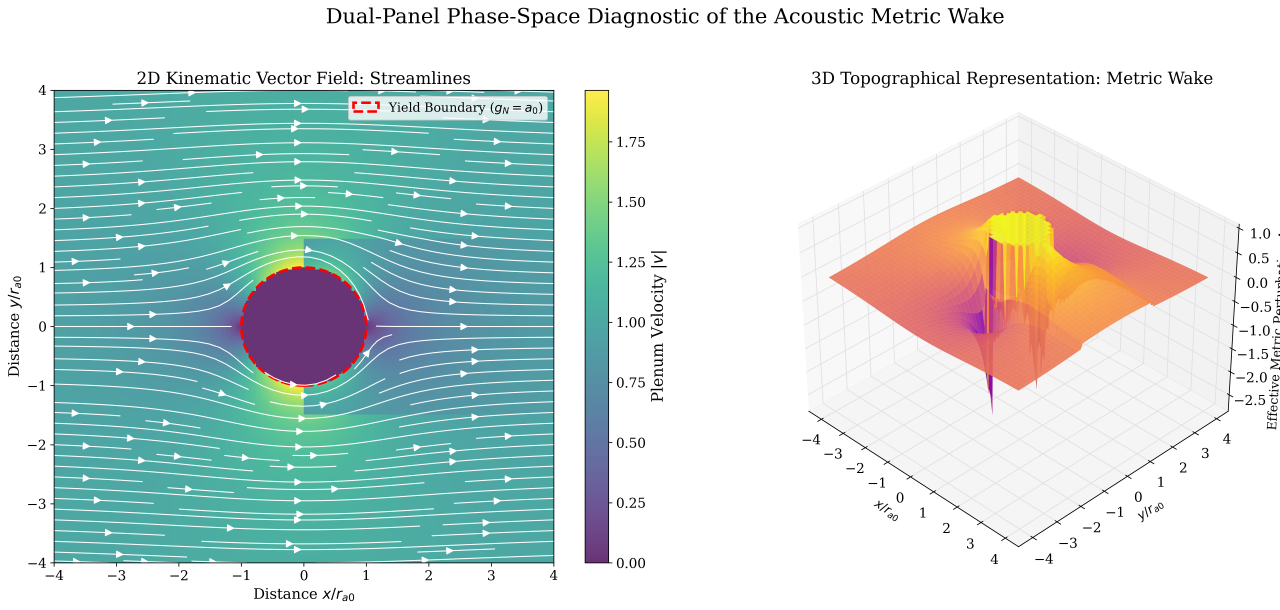
#> input picture Assets/itsm_3d_wake_analogy.png, 5118 x 2437 px, found by its file name (shown at 1/4 size)
$ python build_web_assets.py
#> lines starting #> are read from the running program, lines starting #| are printed output that depends on the picture
#!/usr/bin/env python3
"""Build web-optimized ITSM site images with correct aspect ratios.

Sources (never overwritten): Assets/Figures/ (fallback: docs/assets/)
Outputs: docs/assets/web/

Targets (plan):
  hero_toroidal     1920×1080  16:9   (prefer render_itsm_identity_figures.py)
  card_wake         1200×900   4:3
  card_t3           1000×750   4:3
  card_phonon       1000×750   4:3
  split_fluid       1400×900  ~14:9
  full_card_*       2× card for lightbox

Composition: letterbox/pillarbox on void (#05060c), soft vignette, optional
gold hairline. Prefer contain over brutal crop for schematics.
"""

from __future__ import annotations

from pathlib import Path

from PIL import Image, ImageEnhance, ImageFilter

REPO = Path(__file__).resolve().parents[2]
SRC_PRIMARY = REPO / "Assets" / "Figures"
SRC_FALLBACK = REPO / "docs" / "assets"
OUT = REPO / "docs" / "assets" / "web"

VOID = (5, 6, 12, 255)
GOLD = (212, 176, 106, 160)


def resolve_src(name: str) -> Path | None:
#> called with name = 'itsm_3d_wake_analogy.png'
    for root in (SRC_PRIMARY, SRC_FALLBACK):
        p = root / name
        if p.exists():
            return p
#> in compose, im is the input picture: PIL image 5118x2437 RGBA; mean R, G, B, A 200.2, 216.7, 213.9, 255
    return None


def fit_on_canvas(
    im: Image.Image,
    canvas_w: int,
    canvas_h: int,
    *,
    mode: str = "contain",
    pad_color: tuple[int, int, int, int] = VOID,
    scale_boost: float = 0.92,
) -> Image.Image:
#> called with canvas_w = 1200, canvas_h = 900, mode = 'contain', pad_color = (5, 6, 12, 255), scale_boost = 0.94
    im = im.convert("RGBA")
    canvas = Image.new("RGBA", (canvas_w, canvas_h), pad_color)
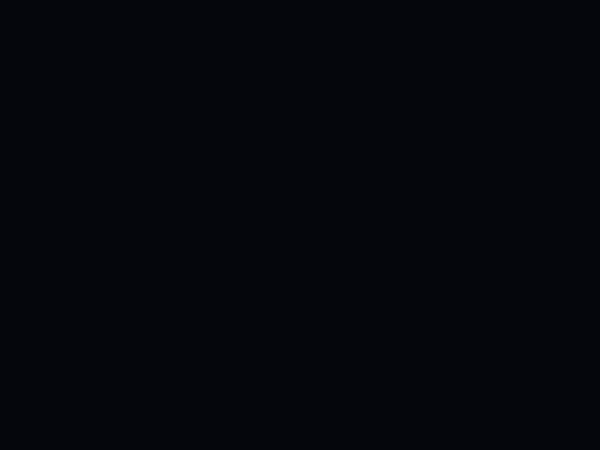
#> canvas: PIL image 1200x900 RGBA (shown at 1/2 size); mean R, G, B, A 5, 6, 12, 255
    iw, ih = im.size
#> iw = 5118; ih = 2437
    if mode == "cover":
        scale = max(canvas_w / iw, canvas_h / ih)
    else:
        scale = min(canvas_w / iw, canvas_h / ih) * scale_boost
#> scale = 0.22
    nw, nh = max(1, int(iw * scale)), max(1, int(ih * scale))
#> nw = 1128; nh = 537
    resized = im.resize((nw, nh), Image.Resampling.LANCZOS)
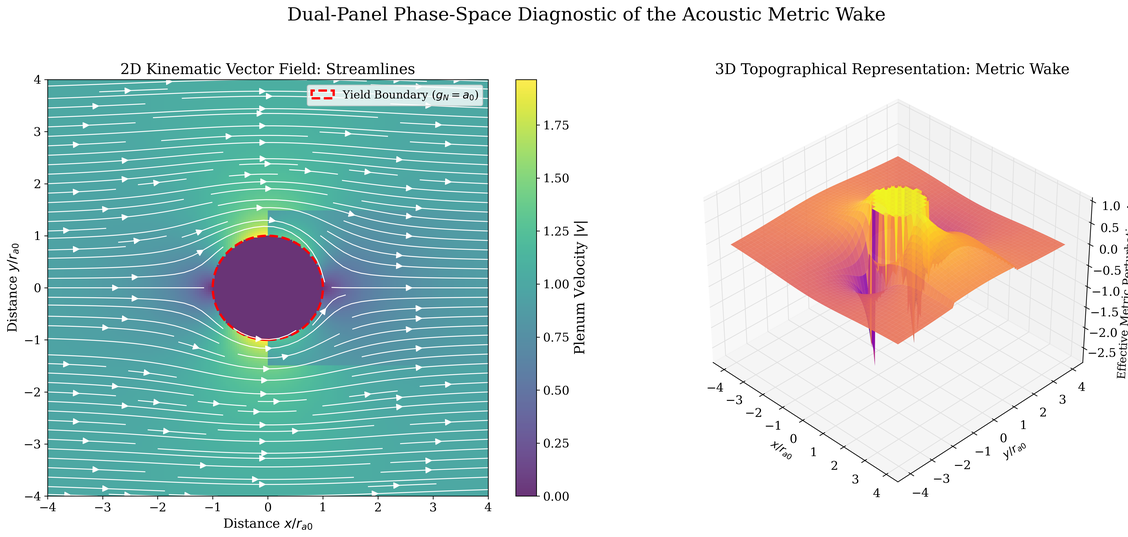
#> resized: PIL image 1128x537 RGBA; mean R, G, B, A 199.9, 216.4, 213.6, 255
    x = (canvas_w - nw) // 2
#> x = 36
    y = (canvas_h - nh) // 2
#> y = 181
    canvas.alpha_composite(resized, (x, y))
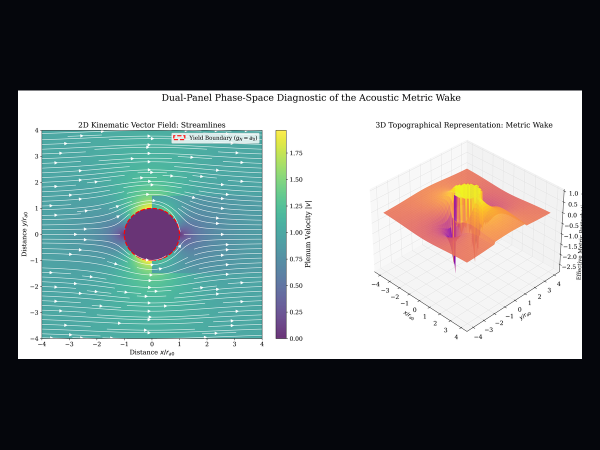
#> canvas: PIL image 1200x900 RGBA (shown at 1/2 size); mean R, G, B, A 114.3, 124, 125.1, 255
    return canvas


def vignette(im: Image.Image, strength: float = 0.32) -> Image.Image:
#> called with strength = 0.28
    w, h = im.size
#> w = 1200; h = 900
    mask = Image.new("L", (w, h), 0)
#> mask: PIL image 1200x900 L; every value is 0
    cx, cy = w // 2, h // 2
#> cx = 600; cy = 450
    max_r = (cx**2 + cy**2) ** 0.5
#> max_r = 750
    px = mask.load()
    step = 2
    for y in range(0, h, step):
        for x in range(0, w, step):
            d = ((x - cx) ** 2 + (y - cy) ** 2) ** 0.5 / max_r
            v = int(255 * max(0.0, 1.0 - strength * (d**1.55)))
            for dy in range(step):
                for dx in range(step):
                    xx, yy = x + dx, y + dy
                    if xx < w and yy < h:
                        px[xx, yy] = v
    mask = mask.filter(ImageFilter.GaussianBlur(radius=max(w, h) // 36))
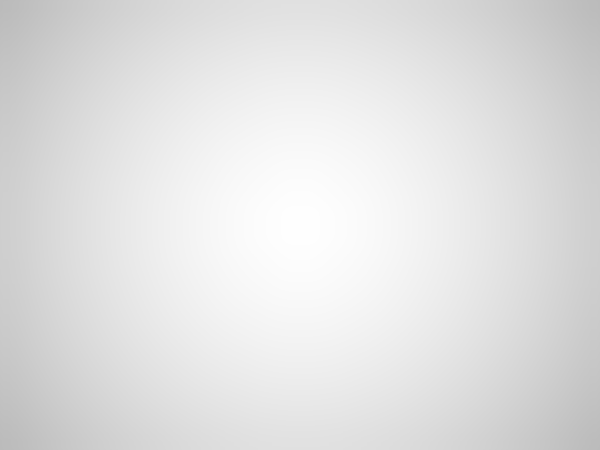
#> mask: PIL image 1200x900 L (shown at 1/2 size); min 187, max 254, mean 225.3
    dark = Image.new("RGBA", (w, h), VOID)
    return Image.composite(im, dark, mask)
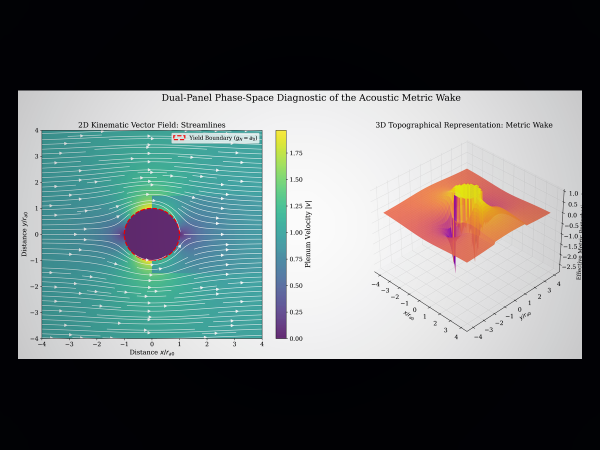
#> returned value: PIL image 1200x900 RGBA (shown at 1/2 size); mean R, G, B, A 101.3, 110.9, 111.2, 255


def gold_frame(im: Image.Image, inset: int = 12) -> Image.Image:
#> called with inset = 11
    out = im.copy()
    w, h = out.size
#> w = 1200; h = 900
    line = Image.new("RGBA", (w - 2 * inset, 1), GOLD)
    out.alpha_composite(line, (inset, inset))
    out.alpha_composite(line, (inset, h - inset - 1))
    vline = Image.new("RGBA", (1, h - 2 * inset), GOLD)
    out.alpha_composite(vline, (inset, inset))
    out.alpha_composite(vline, (w - inset - 1, inset))
    return out


def enhance(im: Image.Image) -> Image.Image:
    im = ImageEnhance.Contrast(im).enhance(1.07)
    im = ImageEnhance.Color(im).enhance(1.05)
    im = ImageEnhance.Brightness(im).enhance(0.99)
    return im


def save_pair(im: Image.Image, stem: str, *, webp_quality: int = 82) -> None:
#> called with stem = 'card_wake', webp_quality = 80
    OUT.mkdir(parents=True, exist_ok=True)
    rgb = Image.new("RGB", im.size, VOID[:3])
    if im.mode == "RGBA":
        rgb.paste(im, mask=im.split()[-1])
    else:
        rgb.paste(im.convert("RGB"))
    png_path = OUT / f"{stem}.png"
    webp_path = OUT / f"{stem}.webp"
    rgb.save(png_path, "PNG", optimize=True)
    rgb.save(webp_path, "WEBP", quality=webp_quality, method=6)
#> (the run stopped early here; a loop or call above may not have finished)

$ run again, with Assets/itms_acoustic_wake_v8.3_publication.png copied over Assets/itsm_3d_wake_analogy.png
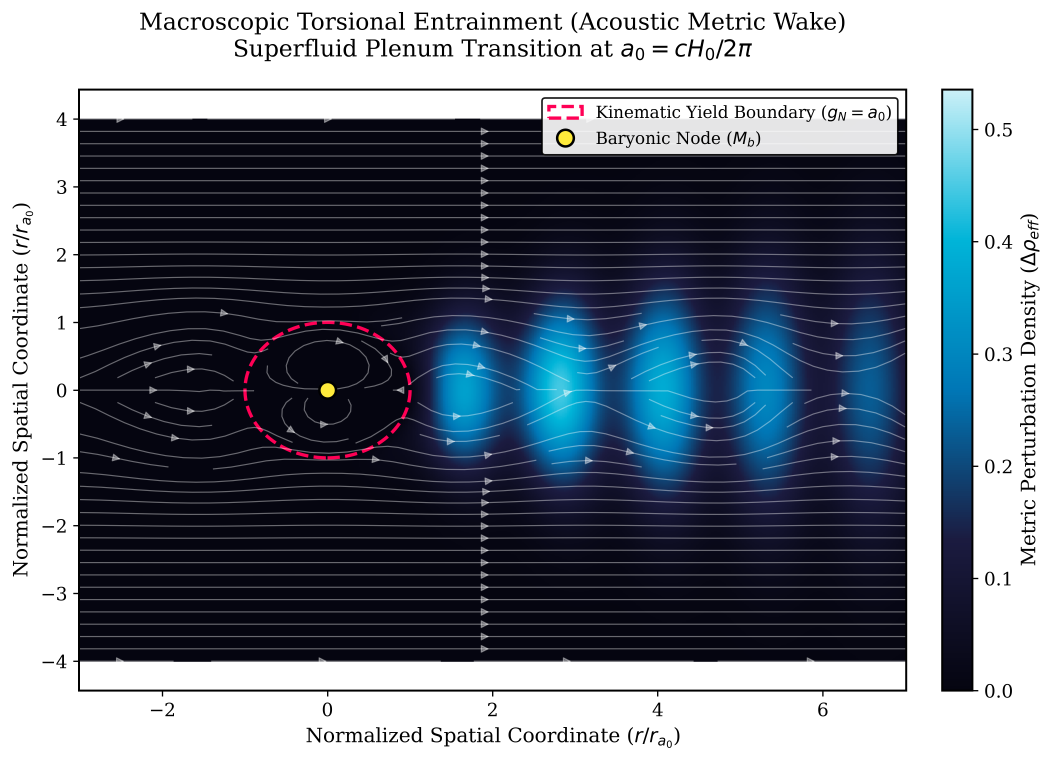
#> input picture Assets/itms_acoustic_wake_v8.3_publication.png, 5261 x 3802 px, found by its file name (shown at 1/5 size)
#> in compose, im is the input picture: PIL image 5261x3802 RGBA; mean R, G, B, A 114.5, 121.9, 133.3, 255
#> in fit_on_canvas, `canvas.alpha_composite(resized, (x, y))`:
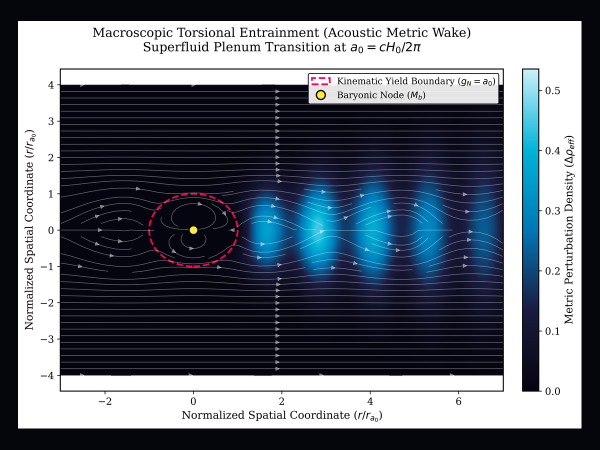
#> canvas: PIL image 1200x900 RGBA (shown at 1/2 size); mean R, G, B, A 98.1, 104.5, 115.1, 255
#> in vignette, `return Image.composite(im, dark, mask)`:
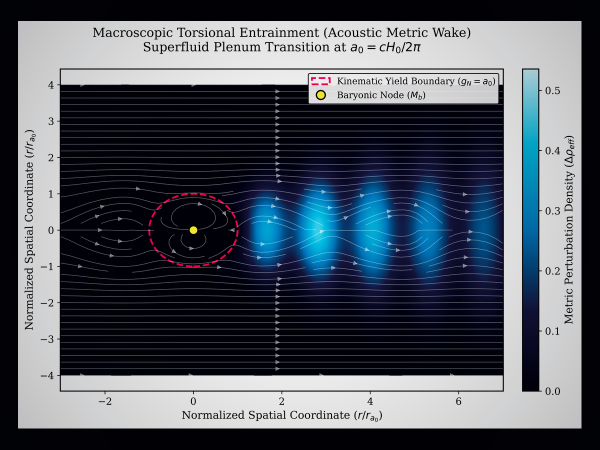
#> returned value: PIL image 1200x900 RGBA (shown at 1/2 size); mean R, G, B, A 81, 87.4, 97.7, 255

$ run again, with Assets/itms_bullet_phasespace_v8.3_publication.png copied over Assets/itsm_3d_wake_analogy.png
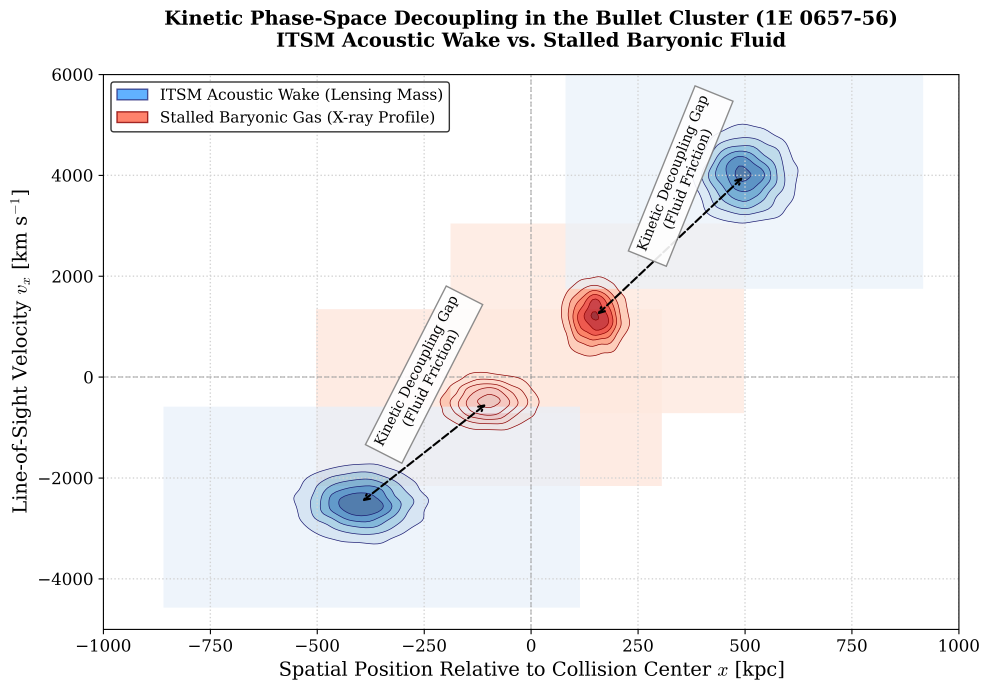
#> input picture Assets/itms_bullet_phasespace_v8.3_publication.png, 5940 x 4140 px, found by its file name (shown at 1/6 size)
#> in compose, im is the input picture: PIL image 5940x4140 RGBA; mean R, G, B, A 241.3, 240.7, 241.8, 255
#> in fit_on_canvas, `canvas.alpha_composite(resized, (x, y))`:
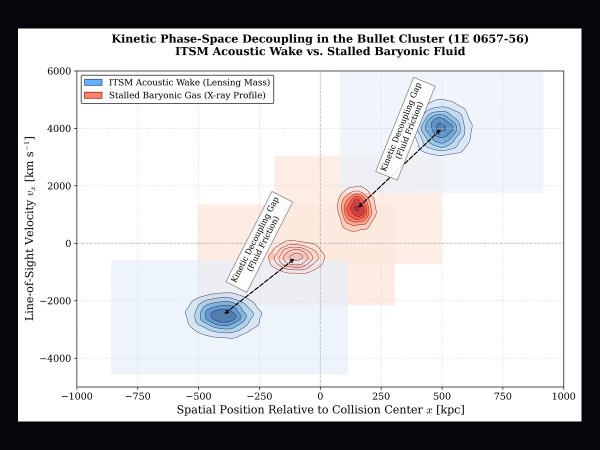
#> canvas: PIL image 1200x900 RGBA (shown at 1/2 size); mean R, G, B, A 198.6, 198.3, 200.3, 255
#> in vignette, `return Image.composite(im, dark, mask)`:
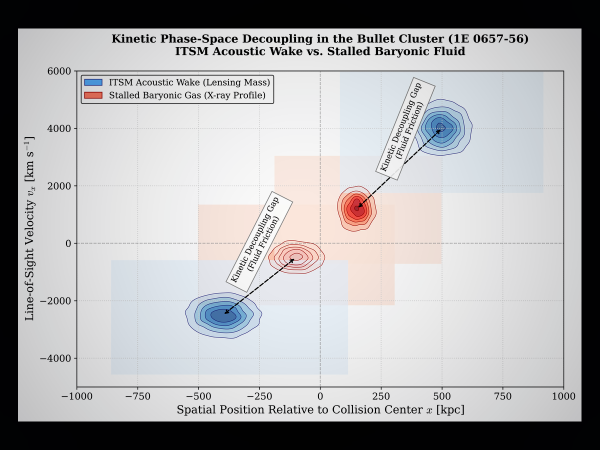
#> returned value: PIL image 1200x900 RGBA (shown at 1/2 size); mean R, G, B, A 175.9, 175.7, 177.2, 255
